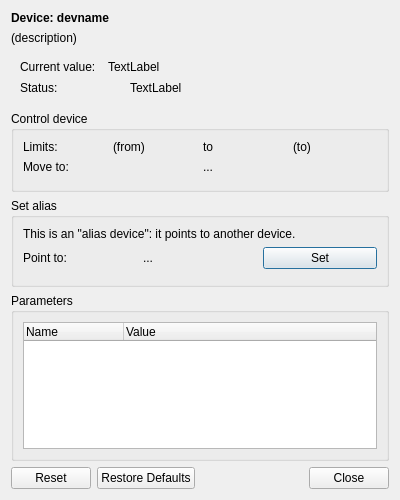
<?xml version="1.0" encoding="UTF-8"?>
<ui version="4.0">
 <class>Dialog</class>
 <widget class="QDialog" name="Dialog">
  <property name="geometry">
   <rect>
    <x>0</x>
    <y>0</y>
    <width>400</width>
    <height>500</height>
   </rect>
  </property>
  <property name="sizePolicy">
   <sizepolicy hsizetype="Preferred" vsizetype="Expanding">
    <horstretch>0</horstretch>
    <verstretch>0</verstretch>
   </sizepolicy>
  </property>
  <property name="windowTitle">
   <string>Dialog</string>
  </property>
  <layout class="QVBoxLayout" name="verticalLayout">
   <item>
    <layout class="QVBoxLayout" name="verticalLayout">
     <item>
      <widget class="QLabel" name="deviceName">
       <property name="font">
        <font>
         <weight>75</weight>
         <bold>true</bold>
        </font>
       </property>
       <property name="text">
        <string>Device: devname</string>
       </property>
      </widget>
     </item>
     <item>
      <widget class="QLabel" name="description">
       <property name="text">
        <string>(description)</string>
       </property>
      </widget>
     </item>
     <item>
      <widget class="QFrame" name="valueFrame">
       <property name="frameShape">
        <enum>QFrame::NoFrame</enum>
       </property>
       <property name="frameShadow">
        <enum>QFrame::Plain</enum>
       </property>
       <layout class="QGridLayout" name="gridLayout">
        <item row="0" column="0">
         <widget class="QLabel" name="label_2">
          <property name="sizePolicy">
           <sizepolicy hsizetype="Fixed" vsizetype="Preferred">
            <horstretch>0</horstretch>
            <verstretch>0</verstretch>
           </sizepolicy>
          </property>
          <property name="text">
           <string>Current value:  </string>
          </property>
         </widget>
        </item>
        <item row="0" column="1" colspan="2">
         <widget class="QLabel" name="valuelabel">
          <property name="text">
           <string>TextLabel</string>
          </property>
         </widget>
        </item>
        <item row="1" column="0">
         <widget class="QLabel" name="label_10">
          <property name="sizePolicy">
           <sizepolicy hsizetype="Fixed" vsizetype="Preferred">
            <horstretch>0</horstretch>
            <verstretch>0</verstretch>
           </sizepolicy>
          </property>
          <property name="text">
           <string>Status:  </string>
          </property>
         </widget>
        </item>
        <item row="1" column="1">
         <widget class="QLabel" name="statusimage">
          <property name="sizePolicy">
           <sizepolicy hsizetype="Fixed" vsizetype="Fixed">
            <horstretch>0</horstretch>
            <verstretch>0</verstretch>
           </sizepolicy>
          </property>
          <property name="minimumSize">
           <size>
            <width>16</width>
            <height>16</height>
           </size>
          </property>
          <property name="maximumSize">
           <size>
            <width>16</width>
            <height>16</height>
           </size>
          </property>
          <property name="text">
           <string/>
          </property>
          <property name="pixmap">
           <pixmap resource="../../../../resources/nicos-gui.qrc">:/leds/status_white</pixmap>
          </property>
          <property name="scaledContents">
           <bool>true</bool>
          </property>
         </widget>
        </item>
        <item row="1" column="2">
         <widget class="QLabel" name="statuslabel">
          <property name="autoFillBackground">
           <bool>true</bool>
          </property>
          <property name="text">
           <string>TextLabel</string>
          </property>
          <property name="wordWrap">
           <bool>true</bool>
          </property>
         </widget>
        </item>
       </layout>
      </widget>
     </item>
    </layout>
   </item>
   <item>
    <widget class="QGroupBox" name="controlGroup">
     <property name="title">
      <string>Control device</string>
     </property>
     <layout class="QVBoxLayout" name="verticalLayout_3">
      <item>
       <widget class="QFrame" name="limitFrame">
        <property name="frameShape">
         <enum>QFrame::NoFrame</enum>
        </property>
        <property name="frameShadow">
         <enum>QFrame::Raised</enum>
        </property>
        <layout class="QHBoxLayout" name="horizontalLayout_2">
         <property name="margin">
          <number>0</number>
         </property>
         <item>
          <widget class="QLabel" name="label_4">
           <property name="text">
            <string>Limits:</string>
           </property>
          </widget>
         </item>
         <item>
          <widget class="QLabel" name="limitMin">
           <property name="text">
            <string>(from)</string>
           </property>
          </widget>
         </item>
         <item>
          <widget class="QLabel" name="label_7">
           <property name="text">
            <string>to</string>
           </property>
          </widget>
         </item>
         <item>
          <widget class="QLabel" name="limitMax">
           <property name="text">
            <string>(to)</string>
           </property>
          </widget>
         </item>
        </layout>
       </widget>
      </item>
      <item>
       <layout class="QHBoxLayout" name="targetLayout">
        <item>
         <widget class="QLabel" name="label_3">
          <property name="text">
           <string>Move to:</string>
          </property>
         </widget>
        </item>
        <item>
         <widget class="QLabel" name="label_8">
          <property name="text">
           <string>...</string>
          </property>
         </widget>
        </item>
       </layout>
      </item>
      <item>
       <widget class="QDialogButtonBox" name="moveBtns">
        <property name="standardButtons">
         <set>QDialogButtonBox::NoButton</set>
        </property>
       </widget>
      </item>
     </layout>
    </widget>
   </item>
   <item>
    <widget class="QWidget" name="extension" native="true">
     <layout class="QGridLayout" name="gridLayout_2">
      <property name="margin">
       <number>0</number>
      </property>
      <item row="1" column="0">
       <widget class="QGroupBox" name="aliasGroup">
        <property name="title">
         <string>Set alias</string>
        </property>
        <layout class="QVBoxLayout" name="verticalLayout_5">
         <item>
          <widget class="QLabel" name="label_9">
           <property name="text">
            <string>This is an &quot;alias device&quot;: it points to another device.</string>
           </property>
          </widget>
         </item>
         <item>
          <layout class="QHBoxLayout" name="targetLayoutAlias">
           <item>
            <widget class="QLabel" name="label_11">
             <property name="text">
              <string>Point to:</string>
             </property>
            </widget>
           </item>
           <item>
            <widget class="QLabel" name="label_12">
             <property name="text">
              <string>...</string>
             </property>
            </widget>
           </item>
           <item>
            <widget class="QPushButton" name="setAliasBtn">
             <property name="text">
              <string>Set</string>
             </property>
            </widget>
           </item>
          </layout>
         </item>
         <item>
          <widget class="QDialogButtonBox" name="moveBtns">
           <property name="standardButtons">
            <set>QDialogButtonBox::NoButton</set>
           </property>
          </widget>
         </item>
        </layout>
       </widget>
      </item>
      <item row="2" column="0">
       <widget class="QGroupBox" name="paramGroup">
        <property name="title">
         <string>Parameters</string>
        </property>
        <layout class="QVBoxLayout" name="verticalLayout_6">
         <item>
          <widget class="QTreeWidget" name="paramList">
           <property name="contextMenuPolicy">
            <enum>Qt::CustomContextMenu</enum>
           </property>
           <property name="rootIsDecorated">
            <bool>false</bool>
           </property>
           <column>
            <property name="text">
             <string>Name</string>
            </property>
           </column>
           <column>
            <property name="text">
             <string>Value</string>
            </property>
           </column>
          </widget>
         </item>
        </layout>
       </widget>
      </item>
     </layout>
    </widget>
   </item>
   <item>
    <widget class="QDialogButtonBox" name="buttonBox">
     <property name="orientation">
      <enum>Qt::Horizontal</enum>
     </property>
     <property name="standardButtons">
      <set>QDialogButtonBox::Close|QDialogButtonBox::Reset|QDialogButtonBox::RestoreDefaults</set>
     </property>
    </widget>
   </item>
  </layout>
  <action name="actionSetLimits">
   <property name="text">
    <string>Set limits...</string>
   </property>
  </action>
  <action name="actionAdjustOffset">
   <property name="text">
    <string>Adjust offset...</string>
   </property>
  </action>
  <action name="actionFix">
   <property name="text">
    <string>Fix against moving...</string>
   </property>
  </action>
  <action name="actionRelease">
   <property name="text">
    <string>Release</string>
   </property>
  </action>
  <action name="actionReference">
   <property name="text">
    <string>Reference drive</string>
   </property>
  </action>
  <action name="actionEnable">
   <property name="text">
    <string>Enable</string>
   </property>
   <property name="toolTip">
    <string>Enable/switch on the device</string>
   </property>
  </action>
  <action name="actionDisable">
   <property name="text">
    <string>Disable</string>
   </property>
   <property name="toolTip">
    <string>Disable/switch off the device</string>
   </property>
  </action>
 </widget>
 <tabstops>
  <tabstop>moveBtns</tabstop>
  <tabstop>setAliasBtn</tabstop>
  <tabstop>moveBtns</tabstop>
  <tabstop>paramList</tabstop>
  <tabstop>buttonBox</tabstop>
 </tabstops>
 <resources>
  <include location="../../../../resources/nicos-gui.qrc"/>
 </resources>
 <connections>
  <connection>
   <sender>buttonBox</sender>
   <signal>accepted()</signal>
   <receiver>Dialog</receiver>
   <slot>accept()</slot>
   <hints>
    <hint type="sourcelabel">
     <x>248</x>
     <y>254</y>
    </hint>
    <hint type="destinationlabel">
     <x>157</x>
     <y>274</y>
    </hint>
   </hints>
  </connection>
  <connection>
   <sender>buttonBox</sender>
   <signal>rejected()</signal>
   <receiver>Dialog</receiver>
   <slot>reject()</slot>
   <hints>
    <hint type="sourcelabel">
     <x>316</x>
     <y>260</y>
    </hint>
    <hint type="destinationlabel">
     <x>286</x>
     <y>274</y>
    </hint>
   </hints>
  </connection>
 </connections>
</ui>
